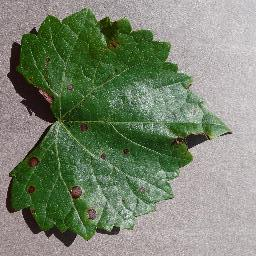
#> input picture dataset/Grape_black_rot_100/Grape_Black_rot10006.jpg, 256 x 256 px, found by its file name; its folder holds only this picture in this run
$ jupyter execute --allow-errors processing.ipynb   (older library calls are emulated)
#> lines starting #> are read from the running program, lines starting #| are printed output that depends on the picture
[cell 1]
# Import library yang kalian butuhkan
import os
import cv2 as cv
import matplotlib.pyplot as plt
import numpy as np
import pandas as pd
from sklearn.model_selection import train_test_split, cross_val_predict
from sklearn.metrics import accuracy_score, classification_report
from skimage.feature import graycomatrix, graycoprops
from scipy.stats import entropy
from sklearn.ensemble import RandomForestClassifier
from sklearn.svm import SVC
from sklearn.neighbors import KNeighborsClassifier
from sklearn.metrics import accuracy_score, precision_score, recall_score, f1_score, confusion_matrix, classification_report
from sklearn.metrics import (confusion_matrix, ConfusionMatrixDisplay)
import seaborn as sns

## Data Loading

Buat struktur folder dataset sebagai berikut:
```
.
└──dataset
    ├── label1
	├── image1.jpg
	├── image2.jpg
	└── image3.jpg
    ├── label2
    └── label3
    └── dst...
```

[cell 2]
data = []
labels = []
file_name = []
for sub_folder in os.listdir("dataset\\"):
    sub_folder_files = os.listdir(os.path.join("dataset\\", sub_folder))
    for i, filename in enumerate(sub_folder_files):
        img_path = os.path.join("dataset\\", sub_folder, filename)
        img = cv.imread(img_path)
#> img is the input picture: shape (256, 256, 3); mean B, G, R 111.9, 133.1, 121.8
        img = img.astype(np.uint8)
        img = cv.cvtColor(img, cv.COLOR_BGR2GRAY)
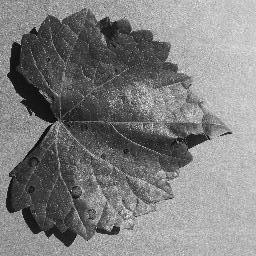
#> img: shape (256, 256); min 1, max 249, mean 127.3

        data.append(img)
        labels.append(sub_folder)
        name = os.path.splitext(filename)[0]
        file_name.append(filename)

data = np.array(data)
labels = np.array(labels)

[cell 3]
daunAsli1 = cv.cvtColor(cv.imread('dataset/daun_sehat_100/0ac4ff49-7fbf-4644-98a4-4dc596e2fa87___Mt.N.V_HL 9004.jpg'), cv.COLOR_BGR2RGB)
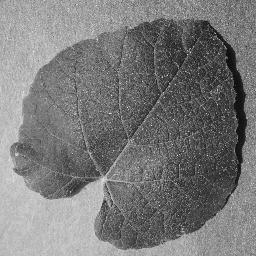
#> input picture dataset_processing/daun_sehat_100/0ac4ff49-7fbf-4644-98a4-4dc596e2fa87___Mt.N.V_HL 9004.JPG, 256 x 256 px, found by its file name
#> daunAsli1 is the input picture: shape (256, 256, 3); min 0, max 242, mean 121.5
#> (the rest of this cell did not finish here and is left out)

[cell 4]
plt.figure(figsize=(15,5))

plt.subplot(2,6,1)
plt.title("Daun 1")
#> (the rest of this cell did not finish here and is left out)

## Data Augmentation

### Define Augmentation Function

[cell 5]
# melakukan augmentasi data
data_augmented = []
labels_augmented = []
paths_augmented = []
file_name_augmented = []
for i in range(len(data)):
	pass
#> this loop made 1 pass

[cell 6]
print("Data sebelum augmentasi: ", len(data))
#| Data sebelum augmentasi:  1
print("Data setelah augmentasi: ", len(data_augmented))

## Data Preparation

### Define Preprocessing Function

[cell 7]
TARGET_SIZE = (256, 256)

def resize(image, target_size):
    return cv.resize(image, target_size, interpolation=cv.INTER_LINEAR)

# Prepro 1: Resize → Grayscale → Median Filter
def prepro1(image):
    img = resize(image, TARGET_SIZE)
    # Pastikan grayscale (data sudah grayscale dari loading, tapi jaga-jaga)
    if len(img.shape) == 3:
        img = cv.cvtColor(img, cv.COLOR_BGR2GRAY)
    img = cv.medianBlur(img, 5)  # kernel 5x5
    return img

# Prepro 2: Resize → Grayscale → Histogram Equalization → Median Filter
def prepro2(image):
    img = resize(image, TARGET_SIZE)
    if len(img.shape) == 3:
        img = cv.cvtColor(img, cv.COLOR_BGR2GRAY)
    img = cv.equalizeHist(img)   # Histogram Equalization
    img = cv.medianBlur(img, 5)  # Median Filter
    return img

# Prepro 3: Resize → Grayscale → Median Filter → Sobel → Roberts
def prepro3(image):
    img = resize(image, TARGET_SIZE)
    if len(img.shape) == 3:
        img = cv.cvtColor(img, cv.COLOR_BGR2GRAY)
    img = cv.medianBlur(img, 5)  # Median Filter

    # Sobel (gabungan X dan Y)
    sobelX = cv.Sobel(img, cv.CV_64F, 1, 0, ksize=3)
    sobelY = cv.Sobel(img, cv.CV_64F, 0, 1, ksize=3)
    sobel  = cv.magnitude(sobelX, sobelY)
    sobel  = np.clip(sobel, 0, 255).astype(np.uint8)

    # Roberts (manual dengan kernel)
    kernelRx = np.array([[1, 0], [0, -1]], dtype=np.float64)
    kernelRy = np.array([[0, 1], [-1, 0]], dtype=np.float64)
    robertsX = cv.filter2D(sobel.astype(np.float64), -1, kernelRx)
    robertsY = cv.filter2D(sobel.astype(np.float64), -1, kernelRy)
    roberts  = np.sqrt(robertsX**2 + robertsY**2)
    roberts  = np.clip(roberts, 0, 255).astype(np.uint8)

    return roberts

### Preprocessing

[cell 8]
# pada bagian ini bisa gunakan data yang sebelum augmentasi atau setelah augmentasi
# Ganti 'data' dengan 'data_augmented' jika ingin pakai hasil augmentasi
# Ganti 'prepro1' dengan 'prepro2' atau 'prepro3' sesuai metode yang dipakai

PREPRO_CHOICE = 1  # Ganti 1, 2, atau 3 sesuai metode preprocessing yang dipilih

prepro_fn = {1: prepro1, 2: prepro2, 3: prepro3}[PREPRO_CHOICE]

dataPreprocessed = []
for i in range(len(data)):
    processed = prepro_fn(data[i])
    dataPreprocessed.append(processed)
#> this loop made 1 pass
#> pass 1, in prepro1, `img = cv.medianBlur(img, 5)`:
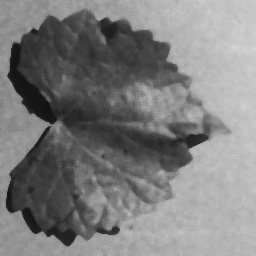
#> img: shape (256, 256); min 18, max 213, mean 126
#> after the loop, dataPreprocessed = 1 item

### Feature Extraction

[cell 9]
def glcm(image, derajat):
    if derajat == 0:
        angles = [0]
    elif derajat == 45:
        angles = [np.pi / 4]
    elif derajat == 90:
        angles = [np.pi / 2]
    elif derajat == 135:
        angles = [3 * np.pi / 4]
    else:
        raise ValueError("Invalid angle. It should be one of the following: 0, 45, 90, 135.")

    # mengembalikan matrix glcm dari image
    glcm = graycomatrix(image, [1], angles, 256, symmetric=True, normed=True)
    return glcm

[cell 10]
def correlation(matriks):
	return graycoprops(matriks, 'correlation')[0, 0]

[cell 11]
def dissimilarity(matriks):
    return graycoprops(matriks, 'dissimilarity')[0, 0]

[cell 12]
def homogenity(matriks):
    return graycoprops(matriks, 'homogeneity')[0, 0]

[cell 13]
def contrast(matriks):
    return graycoprops(matriks, 'contrast')[0, 0]

[cell 14]
def ASM(matriks):
    return graycoprops(matriks, 'ASM')[0, 0]

[cell 15]
def energy(matriks):
    return graycoprops(matriks, 'energy')[0, 0]

[cell 16]
def entropyGlcm(matriks):
    return entropy(matriks.ravel())

[cell 17]
Derajat0 = []
Derajat45 = []
Derajat90 = []
Derajat135 = []
for i in range(len(dataPreprocessed)):
    D0 = glcm(dataPreprocessed[i], 0)
    D45 = glcm(dataPreprocessed[i], 45)
    D90 = glcm(dataPreprocessed[i], 90)
    D135 = glcm(dataPreprocessed[i], 135)
    Derajat0.append(D0)
    Derajat45.append(D45)
    Derajat90.append(D90)
    Derajat135.append(D135)
#> this loop made 1 pass
#> after the loop, Derajat0 = 1 item; Derajat135 = 1 item; Derajat45 = 1 item; Derajat90 = 1 item

[cell 18]
Kontras0, Kontras45, Kontras90, Kontras135 = [], [], [], []
dissimilarity0, dissimilarity45, dissimilarity90, dissimilarity135 =  [], [], [], []
homogenity0, homogenity45, homogenity90, homogenity135 = [], [], [], []
entropy0, entropy45, entropy90, entropy135 =  [], [], [], []
ASM0, ASM45, ASM90, ASM135 =  [], [], [], []
energy0, energy45, energy90, energy135 =  [], [], [], []
correlation0, correlation45, correlation90, correlation135 = [], [], [], []

[cell 19]
for i in range(len(dataPreprocessed)):
    C0 = correlation(Derajat0[i])
    correlation0.append(C0)
    C45 = correlation(Derajat45[i])
    correlation45.append(C45)
    C90 = correlation(Derajat90[i])
    correlation90.append(C90)
    C135 = correlation(Derajat135[i])
    correlation135.append(C135)
#> this loop made 1 pass
#> (C0, C45, C90, C135) on pass 1: (0.991, 0.985, 0.991, 0.984)
#> after the loop, correlation0 = [0.991]; correlation135 = [0.984]; correlation45 = [0.985]; correlation90 = [0.991]

[cell 20]
for i in range(len(data)):
    K0 = contrast(Derajat0[i])
    K45 = contrast(Derajat45[i])
    K90 = contrast(Derajat90[i])
    K135 = contrast(Derajat135[i])
    Kontras0.append(K0)
    Kontras45.append(K45)
    Kontras90.append(K90)
    Kontras135.append(K135)
#> this loop made 1 pass
#> (K0, K45, K90, K135) on pass 1: (53.5, 85.16, 52.45, 89.71)
#> after the loop, Kontras0 = [53.5]; Kontras135 = [89.71]; Kontras45 = [85.16]; Kontras90 = [52.45]

[cell 21]
for i in range(len(data)):
    Dis0 = dissimilarity(Derajat0[i])
    Dis45 = dissimilarity(Derajat45[i])
    Dis90 = dissimilarity(Derajat90[i])
    Dis135 = dissimilarity(Derajat135[i])
    dissimilarity0.append(Dis0)
    dissimilarity45.append(Dis45)
    dissimilarity90.append(Dis90)
    dissimilarity135.append(Dis135)
#> this loop made 1 pass
#> (Dis0, Dis45, Dis90, Dis135) on pass 1: (3.33, 4.38, 3.42, 4.82)
#> after the loop, dissimilarity0 = [3.33]; dissimilarity135 = [4.82]; dissimilarity45 = [4.38]; dissimilarity90 = [3.42]

[cell 22]
for i in range(len(data)):
    H0 = homogenity(Derajat0[i])
    H45 = homogenity(Derajat45[i])
    H90 = homogenity(Derajat90[i])
    H135 = homogenity(Derajat135[i])
    homogenity0.append(H0)
    homogenity45.append(H45)
    homogenity90.append(H90)
    homogenity135.append(H135)
#> this loop made 1 pass
#> (H0, H45, H90, H135) on pass 1: (0.424, 0.338, 0.414, 0.316)
#> after the loop, homogenity0 = [0.424]; homogenity135 = [0.316]; homogenity45 = [0.338]; homogenity90 = [0.414]

[cell 23]
for i in range(len(data)):
    E0 = entropyGlcm(Derajat0[i])
    E45 = entropyGlcm(Derajat45[i])
    E90 = entropyGlcm(Derajat90[i])
    E135 = entropyGlcm(Derajat135[i])
    entropy0.append(E0)
    entropy45.append(E45)
    entropy90.append(E90)
    entropy135.append(E135)
#> this loop made 1 pass
#> (E0, E45, E90, E135) on pass 1: (7.67, 7.94, 7.7, 8.04)
#> after the loop, entropy0 = [7.67]; entropy135 = [8.04]; entropy45 = [7.94]; entropy90 = [7.7]

[cell 24]
for i in range(len(data)):
    A0 = ASM(Derajat0[i])
    A45 = ASM(Derajat45[i])
    A90 = ASM(Derajat90[i])
    A135 = ASM(Derajat135[i])
    ASM0.append(A0)
    ASM45.append(A45)
    ASM90.append(A90)
    ASM135.append(A135)
#> this loop made 1 pass
#> (A0, A45, A90, A135) on pass 1: (0.00103, 0.000706, 0.000979, 0.000648)
#> after the loop, ASM0 = [0.00103]; ASM135 = [0.000648]; ASM45 = [0.000706]; ASM90 = [0.000979]

[cell 25]
for i in range(len(data)):
    ER0 = energy(Derajat0[i])
    ER45 = energy(Derajat45[i])
    ER90 = energy(Derajat90[i])
    ER135 = energy(Derajat135[i])
    energy0.append(ER0)
    energy45.append(ER45)
    energy90.append(ER90)
    energy135.append(ER135)
#> this loop made 1 pass
#> (ER0, ER45, ER90, ER135) on pass 1: (0.032, 0.0266, 0.0313, 0.0254)
#> after the loop, energy0 = [0.032]; energy135 = [0.0254]; energy45 = [0.0266]; energy90 = [0.0313]

### Write the extraction's results to CSV

[cell 26]
dataTable = {'Filename': file_name, 'Label': labels,
        'Contrast0': Kontras0, 'Contrast45': Kontras45, 'Contrast90': Kontras90, 'Contrast135': Kontras135,
        'Homogeneity0': homogenity0, 'Homogeneity45': homogenity45, 'Homogeneity90': homogenity90, 'Homogeneity135': homogenity135,
        'Dissimilarity0': dissimilarity0, 'Dissimilarity45': dissimilarity45, 'Dissimilarity90': dissimilarity90, 'Dissimilarity135': dissimilarity135,
        'Entropy0': entropy0, 'Entropy45': entropy45, 'Entropy90': entropy90, 'Entropy135': entropy135,
        'ASM0': ASM0, 'ASM45': ASM45, 'ASM90': ASM90, 'ASM135': ASM135,
        'Energy0': energy0, 'Energy45': energy45, 'Energy90': energy90, 'Energy135': energy135,
        'Correlation0': correlation0, 'Correlation45': correlation45, 'Correlation90': correlation90, 'Correlation135': correlation135,
        }
df = pd.DataFrame(dataTable)
#> df = table of 1 rows and 30 columns
df.to_csv('hasil_ekstraksi_1.csv', index=False)

hasilEkstrak = pd.read_csv('hasil_ekstraksi_1.csv')
#> (reads hasil_ekstraksi_1.csv from the repository)
hasilEkstrak

### Features Selection

pada bagian seleksi fitur ini bisa menggunakan metode seperti
- PCA
- LDA
- t-SNE
- Chi-square
- ANOVA
- Autoencoder
- correlation
- dll

berikut contoh menggunakan correlation:

[cell 27]
# Menghitung korelasi
correlation = hasilEkstrak.drop(columns=['Label','Filename']).corr()

# Menyaring fitur yang memiliki korelasi absolut lebih dari 0.95 dengan label
threshold = 0.95 # atur threshold ini untuk menentukan seberapa besar korelasi yang ingin disaring
selectionFeature = []
columns = np.full((correlation.shape[0],), True, dtype=bool)
for i in range(correlation.shape[0]):
	for j in range(i+1, correlation.shape[0]):
		if correlation.iloc[i,j] >= threshold:
			if columns[j]:
				columns[j] = False
select = hasilEkstrak.drop(columns=['Label','Filename']).columns[columns]
x_new = hasilEkstrak[select]
x_new
y = hasilEkstrak['Label']
plt.figure(figsize=(17,17))
sns.heatmap(x_new.corr(), annot=True, cmap='Blues', fmt=".2f")
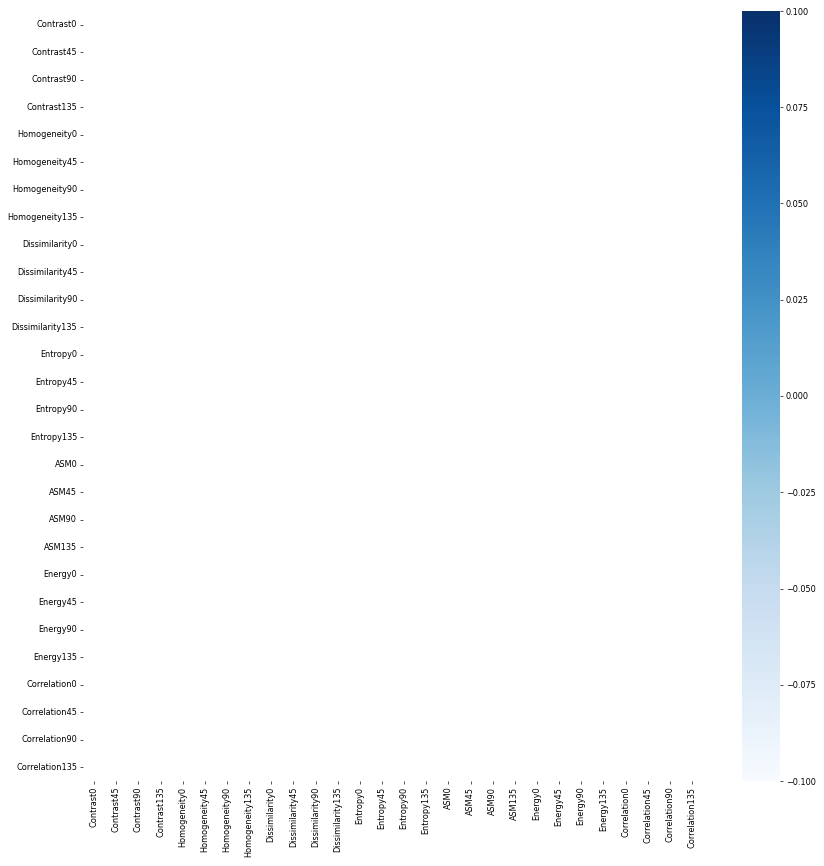
#> figure drawn by matplotlib, 2 panels
